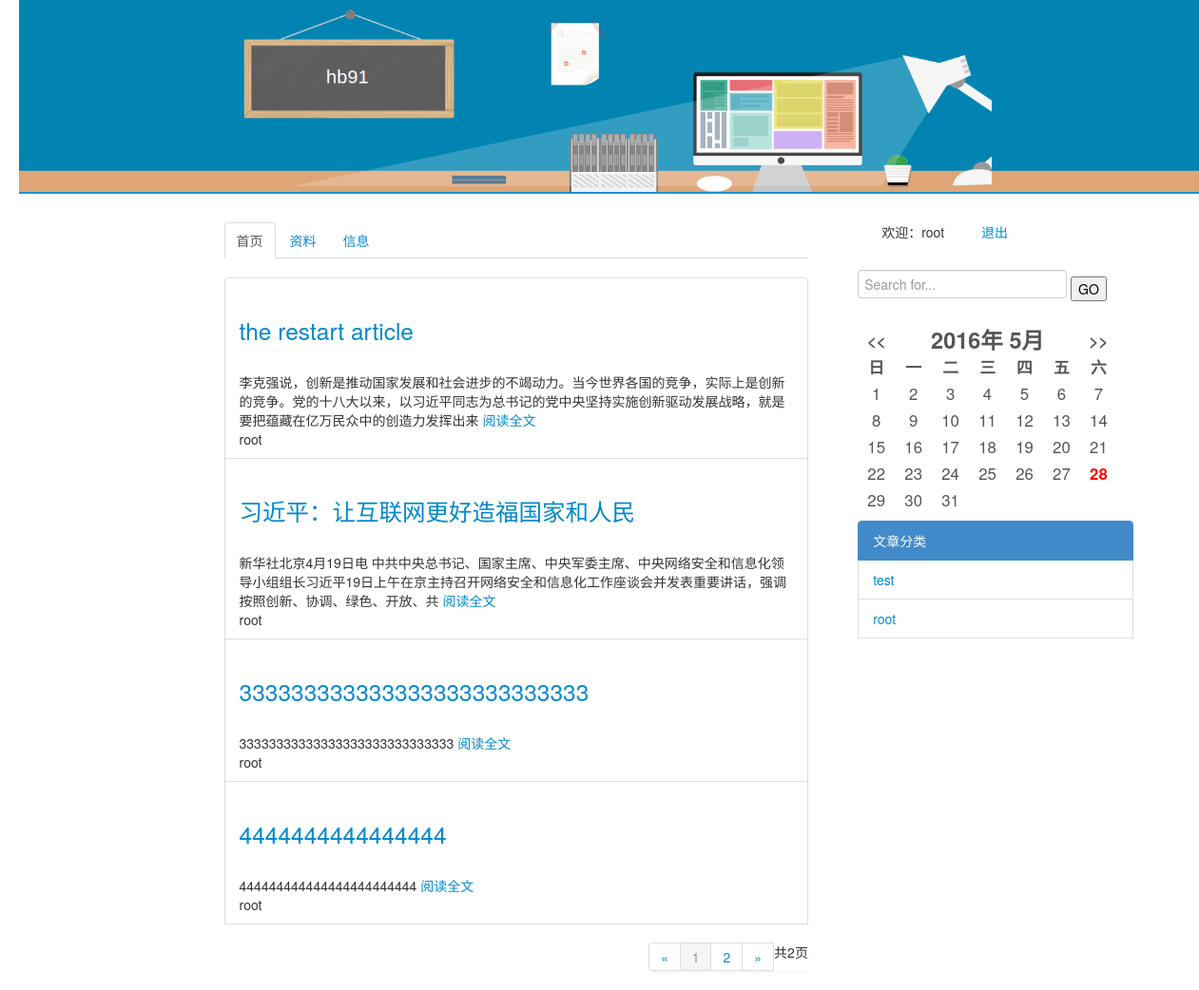
Page /blog/ (signed in) on the committed database.
### blog/models.py (models this page shows, shortened)
class Article(models.Model):
    title = models.CharField(max_length=100)
    author = models.ForeignKey(User)
    content = models.TextField()
    tags = models.ForeignKey(Category, blank=True, null=True)
    cre_date = models.DateTimeField()
    update = models.DateTimeField()

class Category(models.Model):
    name = models.CharField(max_length=30)
    class Meta:
        ordering = ['-id']

### blog/views.py (the view)
def index(request):
    article_list = Article.objects.all().order_by('cre_date')
    paginator = Paginator(article_list,4) #show 4 articles per page
    page = request.GET.get('page')
    try:
        articles = paginator.page(page)
    except PageNotAnInteger:
        articles = paginator.page(1)
    except EmptyPage:
        articles = paginator.page(paginator.num_pages)
    d_key = {"articles": articles,
    "is_category": False,
    "categories": Category.objects.all()}
    return render(request, 'blog/index.html', d_key)

### blog/templates/blog/index.html (shortened to what this page needs)
{% extends "blog/base.html" %}
    {% block context %}
    <div class="list-group">
        {% if articles %}
        {% for article in articles.object_list %}
        <li class="list-group-item">
            <h3>
            <a href="{% url 'blog:detail' article.id %}" >
                {{ article.title }} <br /></a>
            </h3>
                {{ article.content|truncatechars_html:100 }}
            <a href="{% url 'blog:detail' article.id %}" >
                阅读全文</a>
            <br />
            {{ article.author }}
        {% endfor %}
        {% else %}
                <p>No articles are available.</p>
        {% endif %}
        </li>
    </div>
<nav>
  <div class="pagination pagination-right">
    <ul >
    <li>
        {% if articles.has_previous %}
            <a href="?page={{ articles.previous_page_number }}" class="active">&laquo;</a>
        {% else %}
            <a href="" >&laquo;</a>
        {% endif %}
    </li>
    <li>
        {% for i in articles.paginator.page_range %}
            <li {% if articles.number == i %}class="active"{% endif %}>
                <a  href="?page={{ i }}">{{ i }}
                </a>
        </li>
        {% endfor %}
    </li>
    <li>
        {% if articles.has_next %}
            <a href="?page={{ articles.next_page_number }}" >&raquo;</a>
        {% else %}
            <a href="" >&raquo;</a>
        {% endif %}
    </li>
    <li>
        共{{ articles.paginator.num_pages }}页
    </li>
    </ul>
    </div>
</nav>
    {% endblock context %}

### blog/templates/blog/base.html (shortened to what this page needs)
<!DOCTYPE html>
<!DOCTYPE html>
<html lang="zh-CN">
{% load staticfiles %}
  <head>
	<link href="{% static "bootstrap/css/bootstrap-combined.min.css" %}" rel="stylesheet" media="screen" >
</head>
<body>
<div class="container-fluid" id="LG">
	<div class="row-fluid">
	    <img src="{% static "images/head1.png" %}" alt="返回主页">
		<div class="span12" >
		</div>
	</div>
	<div class="row-fluid">
	    <div class="span2">
	    </div>
		<div class="span6">
			<ul class="nav nav-tabs">
				<li class="active">
					<a href="/blog">首页</a>
				</li>
				<li>
					<a href="#">资料</a>
				</li>
				<li >
					<a href="#">信息</a>
				</li>
			</ul>
			{% block context %}
			{% endblock context %}
		</div>
		<div class="span3">
		<div id="sideBar">
		        <ul class="user">
						{% if user.is_authenticated %}
							欢迎：{{ user.username }}
							<a href="/blog/logout">退出</a>
						{% else %}
							<a href="/blog/register" ">注册</a>
                        	<a href="/blog/login">登录</a>
                        {% endif %}
				</ul>
            {% block search %}
            {% include "blog/search.html" %}
            {% endblock %}
            {% block calender %}
            {% include "blog/calender.html" %}
            {% endblock %}
            {% block category %}
            {% include "blog/category.html" %}
            {% endblock %}
		</div>
		<div class="span1">
	    </div>
    </div>
	</div>
</div>
</body>
</html>

### blog/templates/blog/category.html
{% block category %}
<div class="list-group">
                <a class="list-group-item active">
                文章分类
                </a>
                {% if categories %}
                {% for c in categories %}
                <li class="list-group-item">
                <a href="{% url 'blog:category' c.id %}">{{ c.name }}</a>
                </li>
                {% endfor %}
                {% endif %}
</div>
{% endblock category %}

### rows in the picture
Article: title "the restart article", content "李克强说，创新是推动国家发展和社会进步的不竭动力。当今世界各国的竞争，实际上是创新的竞争。党的十八大以来，以习近平同志为总书记的党中央坚持实施创新驱动发展战略，就是要把蕴藏在亿万民众中的创造力发挥出来", author "root"
Article: title "习近平：让互联网更好造福国家和人民", content "新华社北京4月19日电 中共中央总书记、国家主席、中央军委主席、中央网络安全和信息化领导小组组长习近平19日上午在京主持召开网络安全和信息化工作座谈会并发表重要讲话，强调按照创新、协调、绿色、开放、共", author "root"
Article: title "333333333333333333333333333", content "33333333333333333333333333333", author "root"
Article: title "4444444444444444", content "444444444444444444444444", author "root"
Category: name "test"
Category: name "root"

### other values in the picture
{{ i }} "1" "2"
{{ articles.paginator.num_pages }} "2"
{{ user.username }} "root"
